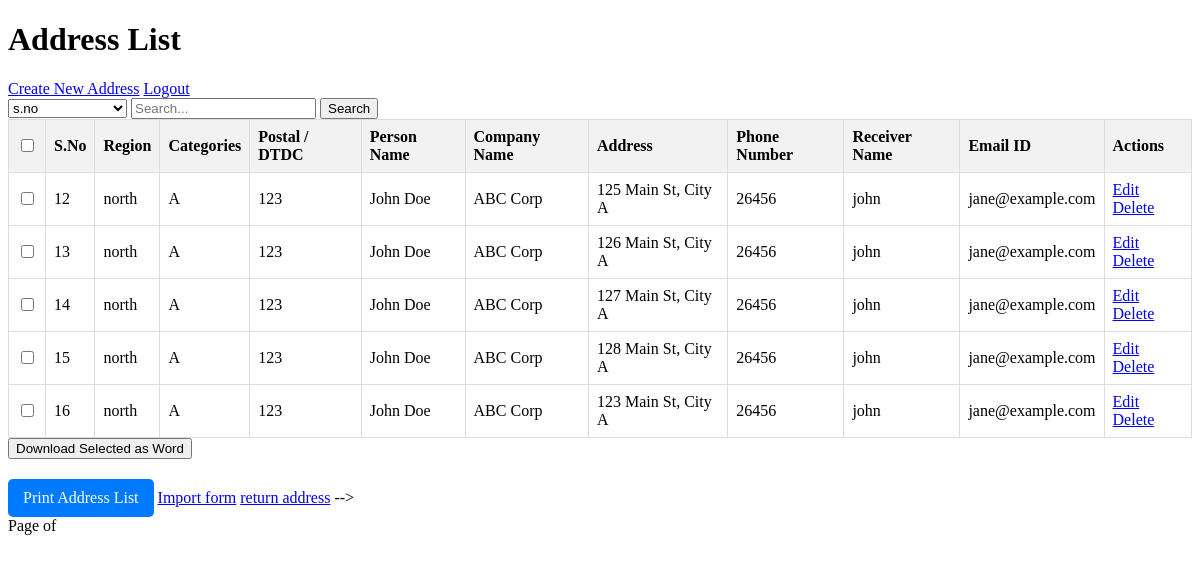
The page /address_list/ (signed in) on the database its author committed.
### myapp/models.py (models this page shows)
class Address(models.Model):
    s_no = models.AutoField(primary_key=True)  # Auto-incrementing serial number
    region = models.CharField(max_length=100)  # Region name
    categories = models.CharField(max_length=100)  # Categories of addresses
    postal_dtdc = models.CharField(max_length=50)  # Postal or DTDC number
    person_name = models.CharField(max_length=100)  # Name of the person
    company_name = models.CharField(max_length=100)  # Company name
    address = models.TextField()  # Full address
    phone_number = models.CharField(max_length=15)  # Phone number
    copies = models.PositiveIntegerField()  # Number of copies
    receiver_name = models.CharField(max_length=100)  # Name of the receiver
    email_id = models.EmailField()  # Email ID

### myapp/views.py (the view)
# urls.py: path('address_list/', address_list, name='address_list'),  # Address list view
@login_required
def address_list(request):
    search_query = request.GET.get('search', '')
    search_field = request.GET.get('field', '')
    addresses = Address.objects.all()
    if search_query and search_field:
        filter_kwargs = {f"{search_field}__icontains": search_query}
        addresses = addresses.filter(**filter_kwargs)
    return render(request, 'addresses/address_list.html', {
        'addresses': addresses,
        'request': request,
    })

### myapp/templates/addresses/address_list.html (shortened to what this page needs)
<!DOCTYPE html>
<html lang="en">
<head>
</head>
<body>
    <h1>Address List</h1>
    <a href="{% url 'address_create' %}">Create New Address</a>
    <a href="{% url 'logout' %}">Logout</a>
    <form method="get" action="">
        <select name="field">
            <option value="s_no">s.no</option>
        </select>
        <input type="text" name="search" placeholder="Search..." value="{{ request.GET.search }}">
        <button type="submit">Search</button>
    </form>
    <form method="post">
        <table>
            <thead>
                <tr>
                    <th><input type="checkbox" onclick="toggleSelectAll(this)"></th>
                    <th>S.No</th>
                    <th>Region</th>
                    <th>Categories</th>
                    <th>Postal / DTDC</th>
                    <th>Person Name</th>
                    <th>Company Name</th>
                    <th>Address</th>
                    <th>Phone Number</th>
                    <th>Receiver Name</th>
                    <th>Email ID</th>
                    <th>Actions</th>
                </tr>
            </thead>
            <tbody>
                {% if addresses %}
                    {% for address in addresses %}
                    <tr>
                        <td><input type="checkbox" class="address-checkbox" name="selected_addresses" value="{{ address.pk }}"></td>
                        <td>{{ address.s_no }}</td>
                        <td>{{ address.region }}</td>
                        <td>{{ address.categories }}</td>
                        <td>{{ address.postal_dtdc }}</td>
                        <td>{{ address.person_name }}</td>
                        <td>{{ address.company_name }}</td>
                        <td>{{ address.address }}</td>
                        <td>{{ address.phone_number }}</td>
                        <td>{{ address.receiver_name }}</td>
                        <td>{{ address.email_id }}</td>
                        <td>
                            {% if user.is_staff %}
                                <a href="{% url 'address_update' address.pk %}">Edit</a>
                                <a href="{% url 'address_delete' address.pk %}">Delete</a>
                            {% endif %}
                        </td>
                    </tr>
                    {% endfor %}
                {% else %}
                    <tr>
                        <td colspan="12">No addresses found.</td>
                    </tr>
                {% endif %}
            </tbody>
        </table>
        <button type="submit" formaction="{% url 'download_word' %}">Download Selected as Word</button>
    </form>
    <a href="{% url 'print_address_list' %}" class="download-button">Print Address List</a>
    <a href="{% url 'import_form' %}">Import form</a>
    <a href="{% url 'return_address_list' %}">return address</a>
      -->
    <div>
        <span>Page {{ addresses.number }} of {{ addresses.paginator.num_pages }}</span>
    </div>
</body>
</html>

### myapp/templates/addresses/address_list.html (style rules this page uses)
table { width: 100%; border-collapse: collapse; }
th, td { border: 1px solid #ddd; padding: 8px; text-align: left; }
th { background-color: #f2f2f2; }
.download-button { margin-top: 20px; display: inline-block; padding: 10px 15px; background-color: #007BFF; color: white; text-decoration: none; border-radius: 5px; }

### rows shown on the page
Address: s_no "12", region "north", categories "A", postal_dtdc "123", person_name "John Doe", company_name "ABC Corp", address "125 Main St, City A", phone_number "26456", receiver_name "john", email_id "jane@example.com"
Address: s_no "13", region "north", categories "A", postal_dtdc "123", person_name "John Doe", company_name "ABC Corp", address "126 Main St, City A", phone_number "26456", receiver_name "john", email_id "jane@example.com"
Address: s_no "14", region "north", categories "A", postal_dtdc "123", person_name "John Doe", company_name "ABC Corp", address "127 Main St, City A", phone_number "26456", receiver_name "john", email_id "jane@example.com"
Address: s_no "15", region "north", categories "A", postal_dtdc "123", person_name "John Doe", company_name "ABC Corp", address "128 Main St, City A", phone_number "26456", receiver_name "john", email_id "jane@example.com"
Address: s_no "16", region "north", categories "A", postal_dtdc "123", person_name "John Doe", company_name "ABC Corp", address "123 Main St, City A", phone_number "26456", receiver_name "john", email_id "jane@example.com"
